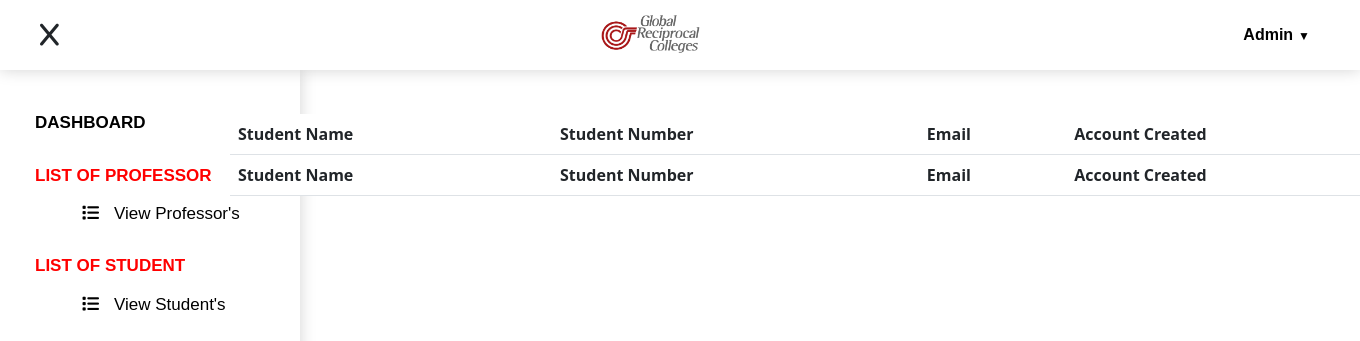
The page /admin/list_stud.php on the database as committed earlier.
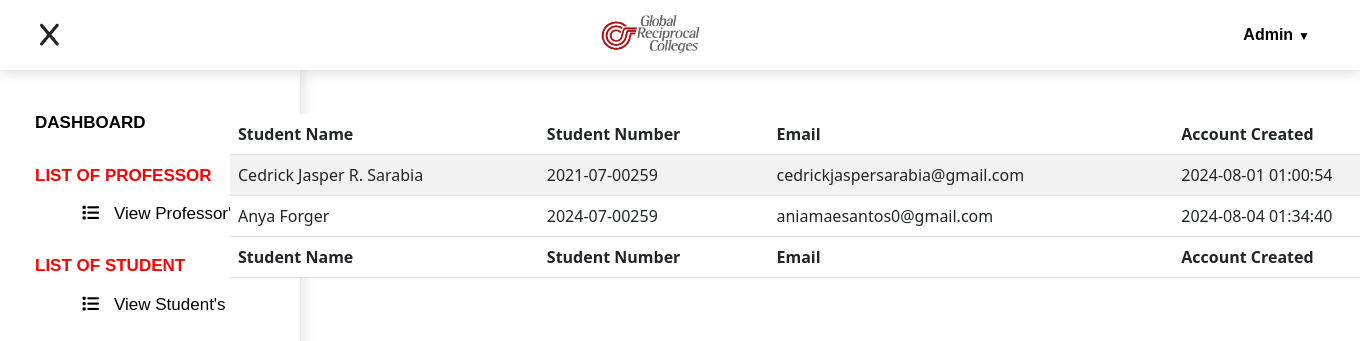
The same page on the database as committed later.
### tables this page shows
CREATE TABLE `student` (
  `stud_id` int(11) NOT NULL,
  `stud_name` varchar(255) NOT NULL,
  `stud_number` varchar(255) NOT NULL,
  `stud_email` varchar(255) NOT NULL,
  `stud_pass` varchar(255) NOT NULL,
  `stud_created` timestamp NOT NULL DEFAULT current_timestamp()
);

### admin/list_stud.php (the view, shortened to what this page needs)
<?php include("../admin/header.php");?>
<?php include("../admin/sidebar.php");?>
<?php
$sql = "SELECT * FROM student";
$result = mysqli_query($conn, $sql);
?>
<div class="content">
    <div style="display: flex; justify-content: center;" class="hidden_animation">
        <div>
            <br>
         <table id="example" class="table table-striped">
            <thead>
                <tr>
                    <th>Student Name</th>
                    <th>Student Number</th>
                    <th>Email</th>
                    <th>Account Created</th>
                </tr>
            </thead>
            <tbody>
                <?php
                while ($row = mysqli_fetch_assoc($result)) {
                ?>
                <tr>
                    <td><?php echo $row['stud_name']; ?></td>
                    <td><?php echo $row['stud_number']; ?></td>
                    <td><?php echo $row['stud_email']; ?></td>
                    <td><?php echo $row['stud_created']; ?></td>
                </tr>
                <?php
                }
                ?>
            </tbody>
            <tfoot>
                <tr>
                    <th>Student Name</th>
                    <th>Student Number</th>
                    <th>Email</th>
                    <th>Account Created</th>
                </tr>
            </tfoot>
        </table>
        </div>
    </div>
</div>
<?php include("../admin/footer.php");?>

### admin/header.php (shortened to what this page needs)
<!DOCTYPE html>
<html lang="en">
<head>
    <link rel="stylesheet" href="../admin/css/style5.css">
    <link rel="stylesheet" href="https://cdnjs.cloudflare.com/ajax/libs/twitter-bootstrap/5.3.0/css/bootstrap.min.css">
        <link rel='stylesheet' href='https://cdn.datatables.net/1.13.5/css/dataTables.bootstrap5.min.css'>
</head>
<body>
    <div class="header">
        <div class="icon-container">
            <i class="fa-solid fa-x icon" id="x-icon" style="display: none;"></i>
        </div>
        <div class="logo-container">
            <img src="../img/LOGO_ORIGINAL-removebg-preview.png" alt="" class="img">
        </div>
        <div class="dropdown">
            <button class="dropbtn">Admin</button>
        </div>
    </div>

### admin/sidebar.php (shortened to what this page needs)
<div class="sidebar" id="sidebar">
    <a href="./home.php" class="side_list">DASHBOARD</a>
    <h1 class="side_list2">LIST OF PROFESSOR</h1>
    <ul class="side_list3">
        <li><a href="./list_prof.php"><i class="fa-solid fa-list" style="margin-right: 15px;"></i>View Professor's</a></li>
    </ul>
    <h1 class="side_list2">LIST OF STUDENT</h1>
    <ul class="side_list3">
        <li><a href="./list_stud.php"><i class="fa-solid fa-list" style="margin-right: 15px;"></i>View Student's</a></li>
    </ul>
</div>

### admin/css/style5.css (style rules this page uses)
html { scroll-behavior: smooth; }
* { margin: 0; padding: 0; box-sizing: border-box; }
.hidden_animation { opacity: 0; filter: blur(5px); transform: translateX(100%); transition: all 1.0s; }
.show_animation { opacity: 1; filter: blur(0); transform: translateX(0); }
.header { display: flex; justify-content: space-between; align-items: center; background: white; position: sticky; top: 0; width: 100%; box-shadow: 0px 0px 15px lightgray; padding: 10px; z-index: 1000; }
.icon-container { display: flex; align-items: center; padding-left: 20px; }
.icon { font-size: 25px; padding: 10px; cursor: pointer; transition: transform 0.3s ease; }
.logo-container { display: flex; align-items: center; justify-content: center; flex-grow: 1; }
.img { height: 50px; max-width: 100%; }
.dropdown { position: relative; display: inline-block; padding-right: 30px; }
.dropbtn { background-color: transparent; border: none; cursor: pointer; font-size: 16px; font-family: Arial, Helvetica, sans-serif; font-weight: bold; outline: none; padding: 10px; }
.dropbtn::after { content: '▼'; font-size: 12px; margin-left: 5px; }
.sidebar { background: white; height: 100vh; width: 300px; box-shadow: 0px 0px 15px lightgray; position: fixed; top: 0; left: 0; transition: left 0.3s ease; padding: 20px; }
.side_list { display: block; margin-top: 90px; margin-left: 15px; font-size: 17px; font-family: Arial, Helvetica, sans-serif; font-weight: bold; color: black; text-decoration: none; opacity: 1; transition: all 0.3s ease 0s; }
.side_list2 { display: block; margin-top: 30px; margin-left: 15px; font-size: 17px; font-family: Arial, Helvetica, sans-serif; font-weight: bold; color: red; text-decoration: none; opacity: 1; transition: all 0.3s ease; }
.side_list3 { list-style-type: none; display: block; margin-top: 15px; margin-left: 30px; font-size: 17px; font-family: Arial, Helvetica, sans-serif; }
.side_list3 li a { color: black; text-decoration: none; opacity: 1; transition: all 0.3s ease 0s; }
.content { flex: 1; padding: 20px; transition: margin-left 0.3s ease; margin-left: 0; }
.sidebar-visible ~ .content { margin-left: 300px; }
#example { width:1200px; }

Rows that differ between the two databases and show on the page:
added student: stud_name "Cedrick Jasper R. Sarabia", stud_number "2021-07-00259", stud_email "cedrickjaspersarabia@gmail.com", stud_created "2024-08-01 01:00:54"
added student: stud_name "Anya Forger", stud_number "2024-07-00259", stud_email "aniamaesantos0@gmail.com", stud_created "2024-08-04 01:34:40"
